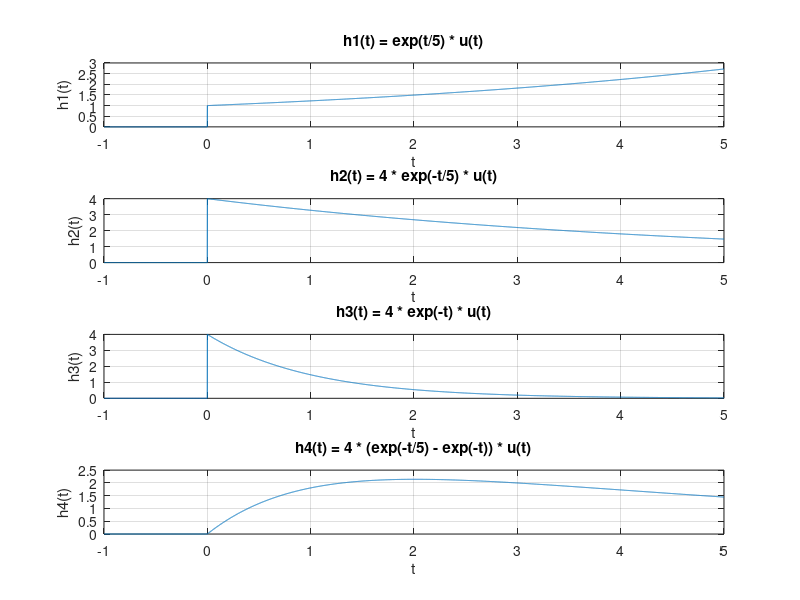

This chart was generated by the following MATLAB code:
u = @(t) 1.0*(t>=0);
h1 = @(t) exp(t/5).*u(t);
h2 = @(t) 4*exp(-t/5).*u(t);
h3 = @(t) 4*exp(-t).*u(t);
h4 = @(t) 4*(exp(-t/5) - exp(-t)).*u(t);

t = -1:0.001:5;

%Plotting h1(t)
figure;

subplot(4,1,1);
plot(t, h1(t));
title('h1(t) = exp(t/5) * u(t)');
xlabel('t');
ylabel('h1(t)');
grid on;

%Plotting h2(t)
subplot(4,1,2);
plot(t, h2(t));
title('h2(t) = 4 * exp(-t/5) * u(t)');
xlabel('t');
ylabel('h2(t)');
grid on;

%Plotting h3(t)
subplot(4,1,3);
plot(t, h3(t));
title('h3(t) = 4 * exp(-t) * u(t)');
xlabel('t');
ylabel('h3(t)');
grid on;

%Plotting h4(t)
subplot(4,1,4);
plot(t, h4(t));
title('h4(t) = 4 * (exp(-t/5) - exp(-t)) * u(t)');
xlabel('t');
ylabel('h4(t)');
grid on;